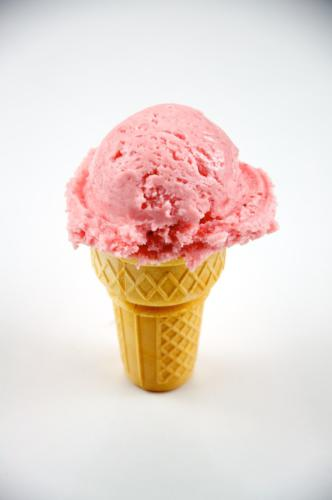
#> input picture data_exploration/lecture2.5/waffles_or_ice_cream/ice_cream/11.jpg, 332 x 500 px
$ jupyter execute --allow-errors text_and_image_data.ipynb   (shell and % lines are left out)
#> lines starting #> are read from the running program, lines starting #| are printed output that depends on the picture
# Lecture 2.5: Text and Image Data

This lecture, we are going to focus on two new types of data: text, and images.  We'll learn the basic data exploration skills required to get started with the two most popular fields of Machine Learning, Natural Language Processing (NLP), and Computer Vision (CV).

**Learning goals:**

- string operations
- basic regular expressions
- tokenization
- image manipulation

## 1. Text Data

The internet contains almost all of our civilization's knowledge. Why don't we just explore that data and use it? In a twist of irony similar to that of the [library of Babel](https://en.wikipedia.org/wiki/The_Library_of_Babel), what makes this knowledge so difficult to access is the fact that there is so much information. Being able to summarise, visualize, and explore text data is difficult, because it cannot be numerically aggregated like tabular data (see lecture 2.3 & 2.4). Words are symbols, we need some solutions to get insights into the meaning encoded in their sequences.

One of the simplest tricks is to study the distribution of words.

Seinfeld is a heritage of the 90s, and we'd like to revisit the era. The `Seinfeld.csv` dataset contains the transcript of all the dialogues of the first episode. Let's take a peek:

[cell 1]
with open('seinfeld.csv', 'r') as f:
#> (reads data_exploration/lecture2.5/seinfeld.csv from the repository)
    lines = f.readlines()
lines[0]

What an introduction! We can see that the lines are formatted as such: `CHARACTER,CONTENT`. However, we wish to explore only the content. Let's cut off the character field by splitting the lines:

[cell 2]
def remove_character(string):
    return ','.join(string.split(',')[1:])

dialogue = [remove_character(l) for l in lines]

🧠 The code above uses a [list comprehension](https://realpython.com/list-comprehension-python/). Can you step through what's happening?

[cell 3]
dialogue[7]

The character is gone, but the lines end in a newline. Let's remove those as well:

[cell 4]
dialogue = [l.strip('\n') for l in dialogue]

[cell 5]
dialogue[7]

[cell 6]
dialogue[8]

It seems that _some_ of the lines start/end with a `"`. `.strip()` has the useful property of only executing if the character to remove is present. Let's use it for the `"`:

[cell 7]
dialogue = [l.strip('"') for l in dialogue]

[cell 8]
dialogue[7]

[cell 9]
dialogue[490]

The lines are getting cleaner, but now we have to deal with numbers and punctuation. We're interested in _word_ distributions, `32` doesn't tell us anything about Seinfeld! Let's filter numbers and punctuation:

[cell 10]
import re

def filter_numbers(string):
    return re.sub(r'\d+', '', string)

dialogue = [filter_numbers(l) for l in dialogue]

[cell 11]
dialogue[490]

Here, we used a regular expression, a.k.a [regex](https://regexr.com/). These are strings that define _search patterns_ in other strings. They are very useful when processing text data, but can get diabolically complicated! Thankfully, the one we need for filtering punctuation is straightforward:

[cell 12]
def filter_punct(string):
    return re.sub(r'[^\w\s]', '', string)

dialogue = [filter_punct(l) for l in dialogue]

[cell 13]
dialogue[492]

[cell 14]
dialogue[490]

It seems we've ended up with some empty lines... Let's clean those up too:

[cell 15]
dialogue = [l for l in dialogue if l]

[cell 16]
dialogue[490]

Finally, let's lowercase our lines to normalise all word strings:

[cell 17]
dialogue = [l.lower() for l in dialogue]

[cell 18]
dialogue[490]

We're close to seeing word distributions! But first, we must decide what is a "word"... Depending on how clean the text is, there are many ways of splitting a string into a sequence of word units. In the field of NLP, these units are called "tokens", and the process is refered to as "tokenization". Let's tokenize our lines by whitespace, meaning we'll split the string wherever there is at least one whitespace:

[cell 19]
def tokenize_whitespace(dialogue):
    tokens = []
    for l in dialogue:
        tokens.extend(l.split())
    return tokens


tokens = tokenize_whitespace(dialogue)
len(tokens)

We have words! Now we can look at the ten most common tokens using a [Counter](https://pymotw.com/2/collections/counter.html):

[cell 20]
from collections import Counter

Counter(tokens).most_common(10)

😐... All the most popular words are common words, like pronouns or determiners. This isn't really giving us insights into the show, or capturing the spirit of Seinfeld! We need more advanced text processing. One common solution is to remove [stopwords](https://nlp.stanford.edu/IR-book/html/htmledition/dropping-common-terms-stop-words-1.html) from our tokens. But for this, we'll need to use a more powerful NLP library.

[Spacy](https://spacy.io/) is distinguishing itself as the leading NLP library in python. Let's try it out! It uses powerful ML models to do some of its text analysis, so we need to download those first:

Now we're ready to analyse! Spacy's philosophy is to condense all the text processing one might wish for in one method called `.nlp()` (more details in their [tutorial](https://spacy.io/usage/spacy-101)).

[cell 21]
import spacy
#> (the rest of this cell did not finish here and is left out)

Notice how we don't need to execute any of our manual processing, since `spacy` takes care of everything. All the text metadata is now available through the `doc` object. We can explore the word distribution by removing stopwords and non-alphabetic tokens:

#> (a cell that did not finish here is left out)

This is feeling more "Seinfeld", but it's not easy to see. Let's turn it into a pretty wordcloud! ☁️

[cell 23]
import matplotlib.pyplot as plt
from wordcloud import WordCloud, STOPWORDS

stopwords = set(STOPWORDS)
#> (the rest of this cell did not finish here and is left out)

Very cool! But spacy also offers advanced linguistic visualizations out of the box. For example, we can show the dependency parse tree for the 42nd line of the dialogue:

[cell 24]
from spacy import displacy

#> (the rest of this cell did not finish here and is left out)

Or use `spacy` to annotate [entities](https://en.wikipedia.org/wiki/Named-entity_recognition) in the text:

#> (a cell that did not finish here is left out)

So cool! Notice how `New York` is correctly tagged as a geo political entity, but George's laugh `ho` is erroneously labeled as such... This is because advanced NLP processing requires _models_. By definition, they are not perfect. This is important to note, because errors might affect downstream tasks.

## 2. Image Data

How to Load and Display Images
How to Convert Images to NumPy Arrays and Back
How to Resize Images
How to Flip, Rotate, and Crop Images
How to Save Images to File

What's best, ice cream 🍦, or waffles 🧇?

We have a dataset of 20 ice cream & 20 waffles images to figure it out. We choose the [pillow](https://python-pillow.org/) library to help us in this delicious venture.

[cell 26]
from PIL import Image
import matplotlib.pyplot as plt
image = Image.open('waffles_or_ice_cream/ice_cream/11.jpg')
#> image is the input picture: PIL image 332x500 RGB; mean R, G, B 233.8, 218.7, 211.5
plt.imshow(image)

Viewing an image is as simple as that! We are using pillow to read the `.jpg` file, and matplotlib to view it.
Let's see a waffle next:

[cell 27]
image = Image.open('waffles_or_ice_cream/waffles/9.jpg')
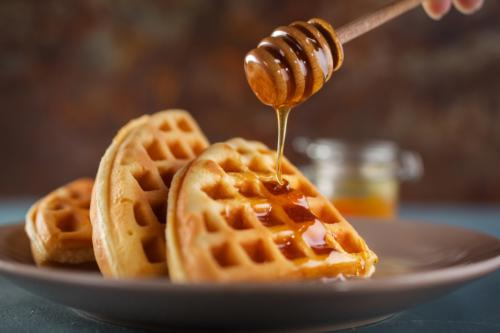
#> input picture data_exploration/lecture2.5/waffles_or_ice_cream/waffles/9.jpg, 500 x 333 px
#> image is the input picture: PIL image 500x333 RGB; mean R, G, B 111.3, 78.3, 54.4
plt.imshow(image)

The image is distractingly appetizing, but can you notice the axes? They are numerically labeled. That's because images are just arrays! We can see it first hand by printing `image.size`:

[cell 28]
print(image.size)
#| (500, 333)

We know another library that is particularly good at handling array data, NumPy. Let's convert our pillow [`Image`](https://pillow.readthedocs.io/en/stable/handbook/concepts.html) to an `ndarray`:

[cell 29]
import numpy as np

data = np.asarray(image)
data.shape
#> Out = (333, 500, 3)

Notice the `3`? This is a 3D array! This is because `RGB` images store 3 numerical values per pixel, one for each color. This might "feel" weird, since NumPy was originally designed for efficient linear algebra. But numbers is data, and images is matrices! In fact, we can display images directly using `ndarray`s:

[cell 30]
plt.imshow(data)

This means that we can manipulate images with our knowledge of NumPy indexing:

[cell 31]
data_flip = data[::-1, :, :]
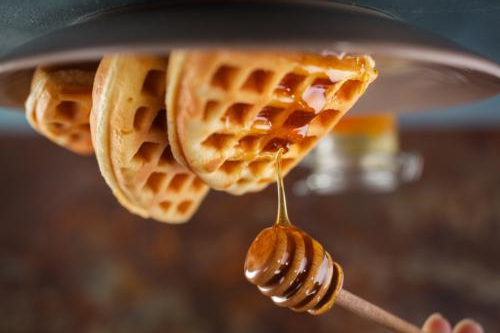
#> data_flip: shape (333, 500, 3); mean R, G, B 111.3, 78.3, 54.4
plt.imshow(data_flip)

[cell 32]
data_flip_color = data[:, :, ::-1]
plt.imshow(data_flip_color)

[cell 33]
data_zoom = data[100:200, 100:200, :]
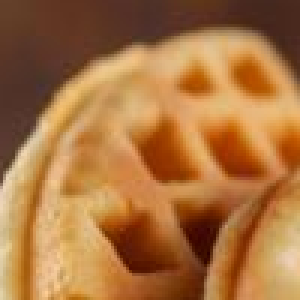
#> data_zoom: shape (100, 100, 3) (shown 3 times larger); mean R, G, B 169.2, 114.7, 64.2
plt.imshow(data_zoom)

That blue waffle doesn't look quite as appetizing. 🙅‍♂️

pillow also offers convenient methods to carry out these common transformations:

[cell 34]
image_flip = image.transpose(Image.FLIP_LEFT_RIGHT)
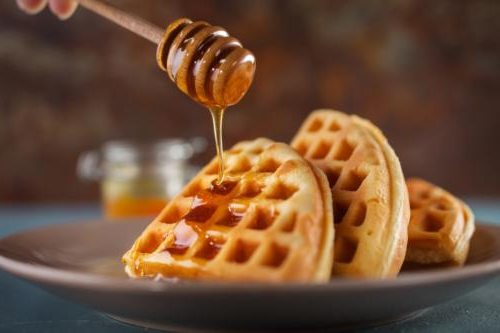
#> image_flip: PIL image 500x333 RGB; mean R, G, B 111.3, 78.3, 54.4
plt.imshow(image_flip)

[cell 35]
image_crop = image.crop((100, 100, 200, 200))
plt.imshow(image_crop)

[cell 36]
image_resize = image.resize((500,200))
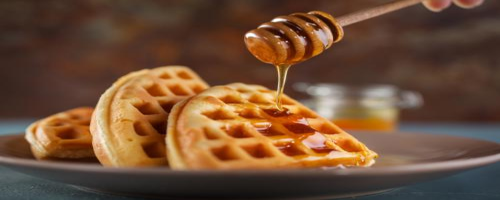
#> image_resize: PIL image 500x200 RGB; mean R, G, B 111.3, 78.3, 54.4
plt.imshow(image_resize)
